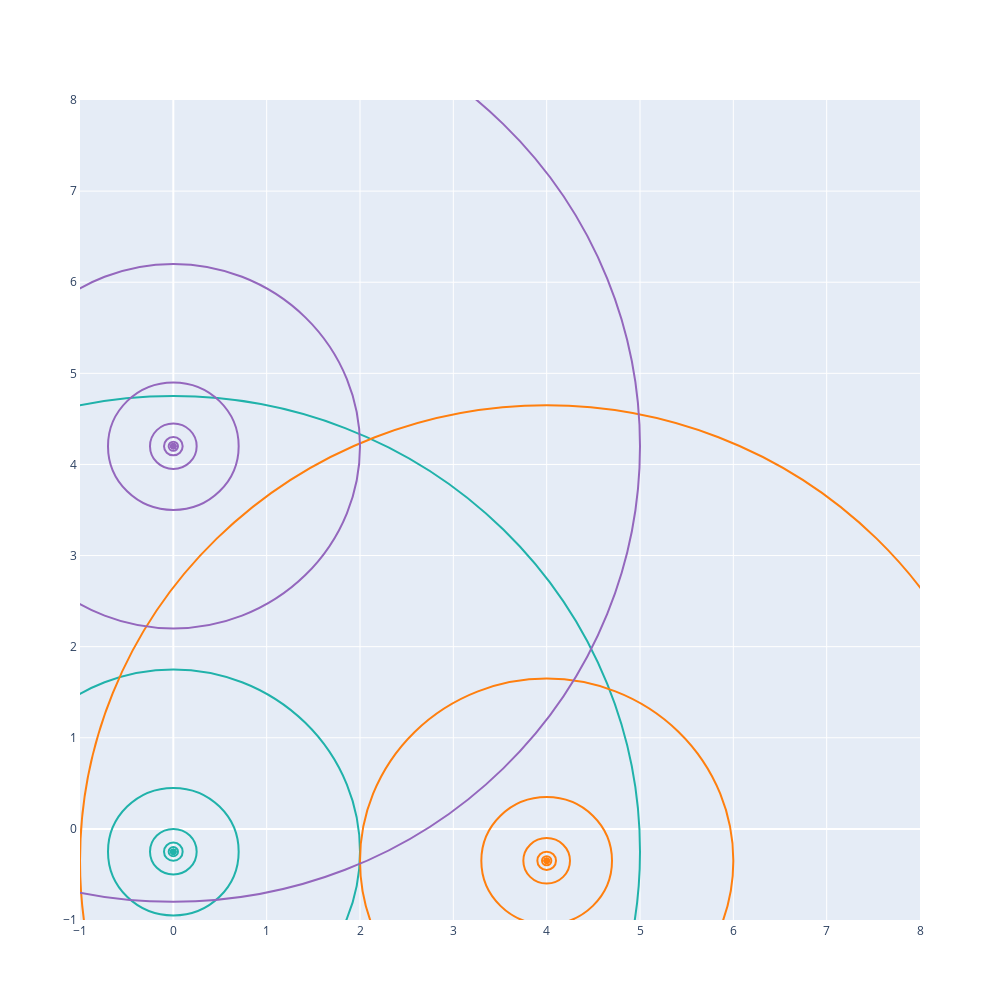

The notebook cell this image was saved under:
### Code cell
fig=init_figure()
beacons = [(0,-0.25),(4,-0.35),(0,4.2)]
colors = ["LightSeaGreen","#ff7f0e","#9467bd"]
for b in range(3):
    add_beacon_circles(fig,[0.05,0.1,0.25,0.7,2,5],beacons[b],colors[b])
fig.show()

### Figure 1 — Plotly figure (JSON) as saved in the notebook; plotly's stock layout.template omitted (floating-point values rounded to 4 significant figures)
{"data": [{"line": {"color": "LightSeaGreen"}, "mode": "markers", "type": "scatter", "x": [0], "y": [-0.25]}, {"line": {"color": "LightSeaGreen"}, "mode": "markers", "type": "scatter", "x": [0], "y": [-0.25]}, {"line": {"color": "LightSeaGreen"}, "mode": "markers", "type": "scatter", "x": [0], "y": [-0.25]}, {"line": {"color": "LightSeaGreen"}, "mode": "markers", "type": "scatter", "x": [0], "y": [-0.25]}, {"line": {"color": "LightSeaGreen"}, "mode": "markers", "type": "scatter", "x": [0], "y": [-0.25]}, {"line": {"color": "LightSeaGreen"}, "mode": "markers", "type": "scatter", "x": [0], "y": [-0.25]}, {"line": {"color": "#ff7f0e"}, "mode": "markers", "type": "scatter", "x": [4], "y": [-0.35]}, {"line": {"color": "#ff7f0e"}, "mode": "markers", "type": "scatter", "x": [4], "y": [-0.35]}, {"line": {"color": "#ff7f0e"}, "mode": "markers", "type": "scatter", "x": [4], "y": [-0.35]}, {"line": {"color": "#ff7f0e"}, "mode": "markers", "type": "scatter", "x": [4], "y": [-0.35]}, {"line": {"color": "#ff7f0e"}, "mode": "markers", "type": "scatter", "x": [4], "y": [-0.35]}, {"line": {"color": "#ff7f0e"}, "mode": "markers", "type": "scatter", "x": [4], "y": [-0.35]}, {"line": {"color": "#9467bd"}, "mode": "markers", "type": "scatter", "x": [0], "y": [4.2]}, {"line": {"color": "#9467bd"}, "mode": "markers", "type": "scatter", "x": [0], "y": [4.2]}, {"line": {"color": "#9467bd"}, "mode": "markers", "type": "scatter", "x": [0], "y": [4.2]}, {"line": {"color": "#9467bd"}, "mode": "markers", "type": "scatter", "x": [0], "y": [4.2]}, {"line": {"color": "#9467bd"}, "mode": "markers", "type": "scatter", "x": [0], "y": [4.2]}, {"line": {"color": "#9467bd"}, "mode": "markers", "type": "scatter", "x": [0], "y": [4.2]}], "layout": {"autosize": false, "height": 1000, "shapes": [{"line": {"color": "LightSeaGreen"}, "type": "circle", "x0": -0.05, "x1": 0.05, "xref": "x", "y0": -0.3, "y1": -0.2, "yref": "y"}, {"line": {"color": "LightSeaGreen"}, "type": "circle", "x0": -0.1, "x1": 0.1, "xref": "x", "y0": -0.35, "y1": -0.15, "yref": "y"}, {"line": {"color": "LightSeaGreen"}, "type": "circle", "x0": -0.25, "x1": 0.25, "xref": "x", "y0": -0.5, "y1": 0, "yref": "y"}, {"line": {"color": "LightSeaGreen"}, "type": "circle", "x0": -0.7, "x1": 0.7, "xref": "x", "y0": -0.95, "y1": 0.45, "yref": "y"}, {"line": {"color": "LightSeaGreen"}, "type": "circle", "x0": -2, "x1": 2, "xref": "x", "y0": -2.25, "y1": 1.75, "yref": "y"}, {"line": {"color": "LightSeaGreen"}, "type": "circle", "x0": -5, "x1": 5, "xref": "x", "y0": -5.25, "y1": 4.75, "yref": "y"}, {"line": {"color": "#ff7f0e"}, "type": "circle", "x0": 3.95, "x1": 4.05, "xref": "x", "y0": -0.4, "y1": -0.3, "yref": "y"}, {"line": {"color": "#ff7f0e"}, "type": "circle", "x0": 3.9, "x1": 4.1, "xref": "x", "y0": -0.45, "y1": -0.25, "yref": "y"}, {"line": {"color": "#ff7f0e"}, "type": "circle", "x0": 3.75, "x1": 4.25, "xref": "x", "y0": -0.6, "y1": -0.1, "yref": "y"}, {"line": {"color": "#ff7f0e"}, "type": "circle", "x0": 3.3, "x1": 4.7, "xref": "x", "y0": -1.05, "y1": 0.35, "yref": "y"}, {"line": {"color": "#ff7f0e"}, "type": "circle", "x0": 2, "x1": 6, "xref": "x", "y0": -2.35, "y1": 1.65, "yref": "y"}, {"line": {"color": "#ff7f0e"}, "type": "circle", "x0": -1, "x1": 9, "xref": "x", "y0": -5.35, "y1": 4.65, "yref": "y"}, {"line": {"color": "#9467bd"}, "type": "circle", "x0": -0.05, "x1": 0.05, "xref": "x", "y0": 4.15, "y1": 4.25, "yref": "y"}, {"line": {"color": "#9467bd"}, "type": "circle", "x0": -0.1, "x1": 0.1, "xref": "x", "y0": 4.1, "y1": 4.3, "yref": "y"}, {"line": {"color": "#9467bd"}, "type": "circle", "x0": -0.25, "x1": 0.25, "xref": "x", "y0": 3.95, "y1": 4.45, "yref": "y"}, {"line": {"color": "#9467bd"}, "type": "circle", "x0": -0.7, "x1": 0.7, "xref": "x", "y0": 3.5, "y1": 4.9, "yref": "y"}, {"line": {"color": "#9467bd"}, "type": "circle", "x0": -2, "x1": 2, "xref": "x", "y0": 2.2, "y1": 6.2, "yref": "y"}, {"line": {"color": "#9467bd"}, "type": "circle", "x0": -5, "x1": 5, "xref": "x", "y0": -0.8, "y1": 9.2, "yref": "y"}], "showlegend": false, "width": 1000, "xaxis": {"range": [-1, 8], "showline": true}, "yaxis": {"range": [-1, 8], "showline": true}}}
